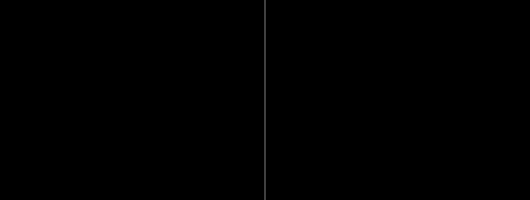
Frame 1 (no input)
Frame 60 (no input): identical to frame 1, image omitted
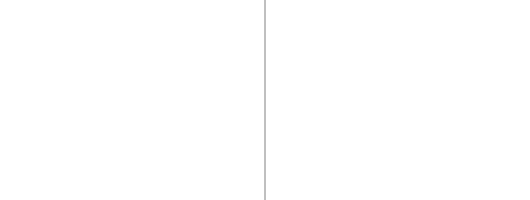
Frame 120 (the mouse pressed at the canvas centre since frame 60)

The p5.js sketch that drew these frames (run headless with seeded random() and noise() and a simulated clock; from frame 60 on, the mouse is pressed at the canvas centre):

// p5.js sketch
// ── sketch.js
let backgroundColor = 0;

function setup() {
  createCanvas(530, 200);
}

function draw() {
  background(backgroundColor);
  
  stroke(128);
  line(width/2,0,width/2,height);
  
  if(mouseX<width/2){
    backgroundColor=0;
  }else if(mouseX >= width/2){
    backgroundColor=255;
  }
   
}
